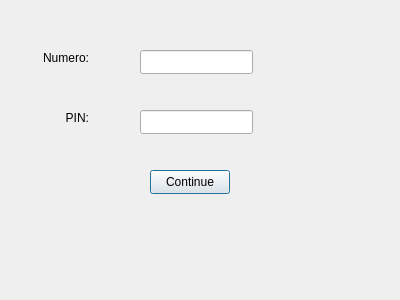
<?xml version="1.0" encoding="UTF-8"?>
<ui version="4.0">
 <class>Login</class>
 <widget class="QDialog" name="Login">
  <property name="geometry">
   <rect>
    <x>0</x>
    <y>0</y>
    <width>400</width>
    <height>300</height>
   </rect>
  </property>
  <property name="windowTitle">
   <string>Dialog</string>
  </property>
  <widget class="QLineEdit" name="lineNumero">
   <property name="geometry">
    <rect>
     <x>140</x>
     <y>50</y>
     <width>113</width>
     <height>24</height>
    </rect>
   </property>
  </widget>
  <widget class="QLineEdit" name="linePIN">
   <property name="geometry">
    <rect>
     <x>140</x>
     <y>110</y>
     <width>113</width>
     <height>24</height>
    </rect>
   </property>
  </widget>
  <widget class="QPushButton" name="btnContinue">
   <property name="geometry">
    <rect>
     <x>150</x>
     <y>170</y>
     <width>80</width>
     <height>24</height>
    </rect>
   </property>
   <property name="text">
    <string>Continue</string>
   </property>
  </widget>
  <widget class="QLabel" name="labelNumero">
   <property name="geometry">
    <rect>
     <x>40</x>
     <y>50</y>
     <width>49</width>
     <height>16</height>
    </rect>
   </property>
   <property name="text">
    <string>Numero:</string>
   </property>
   <property name="alignment">
    <set>Qt::AlignRight|Qt::AlignTrailing|Qt::AlignVCenter</set>
   </property>
  </widget>
  <widget class="QLabel" name="labelPIN">
   <property name="geometry">
    <rect>
     <x>40</x>
     <y>110</y>
     <width>49</width>
     <height>16</height>
    </rect>
   </property>
   <property name="text">
    <string>PIN:</string>
   </property>
   <property name="alignment">
    <set>Qt::AlignRight|Qt::AlignTrailing|Qt::AlignVCenter</set>
   </property>
  </widget>
 </widget>
 <resources/>
 <connections/>
</ui>
